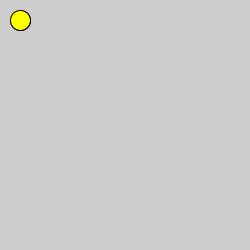
Frame 1 (no input)
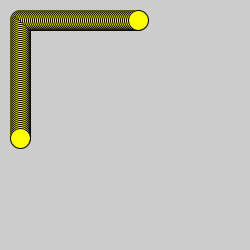
Frame 60 (the mouse pressed at the canvas centre just before this capture)
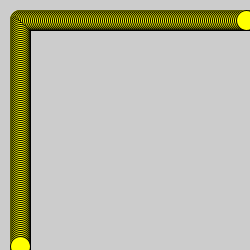
Frame 120 (the mouse held since frame 60 and released just before this capture)

The Processing sketch that drew these frames (run headless with seeded random() and noise(); from frame 60 on, the mouse is pressed at the canvas centre):

// Processing sketch: processing_106876
// ── processing_106876.pde

int x=20;
int y=20;

int dx=4;
int dy=2;

void setup() {
  size(250,250);
  
 }
  
  void draw() {
      fill(255,255,0);
      ellipse(x,y,20,20);
      
      fill(255,255,0);
      ellipse(y,x,20,20);
      y=y+dy;
      
      if (y>250){
         dy=-dy;
      }
}
